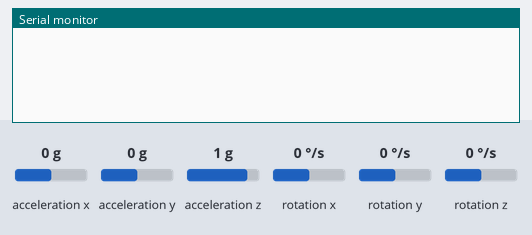
A sketch run on a simulated Arduino Uno, built with avr-gcc and run on an emulated ATmega328P. Parts: the last lines printed to the serial monitor. The inputs (shaded band) are chosen by the test bench; at power-on: acceleration x 0 g, acceleration y 0 g, acceleration z 1 g, rotation x 0 °/s, rotation y 0 °/s, rotation z 0 °/s.

Above: at 1.3 s.
1.4 s: acceleration x set to -1.4 g
At 1.8 s:
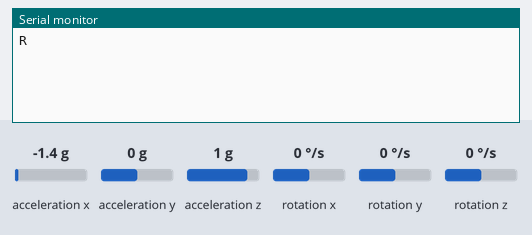
3.5 s: acceleration x set to 0.8 g
At 4.1 s:
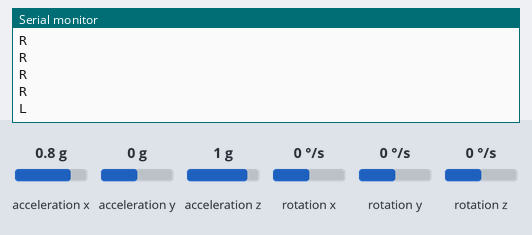

The sketch:

MPU6050.ino
```cpp
#include <MPU6050.h>

MPU6050 mpu;
Vector normAccel;
float xOrigin = 0;
float yOrigin = 0;

float high_thresh = 6;
float low_thresh = -6;

void setup() {

  Serial.begin(9600);

  while (!mpu.begin(MPU6050_SCALE_2000DPS, MPU6050_RANGE_2G))
  {
    delay(100);
  }
  normAccel = mpu.readNormalizeAccel();
  xOrigin = normAccel.XAxis;
  yOrigin = normAccel.YAxis;
  delay(100);
}

void loop() {

  normAccel = mpu.readNormalizeAccel();
  delay(50);

  if((normAccel.XAxis - xOrigin) > high_thresh) {

    Serial.println("L");
    delay(500);
  }

  else if((normAccel.XAxis - xOrigin) < low_thresh) {

    Serial.println("R");
    delay(500);
  }

  else if((normAccel.YAxis - yOrigin) < low_thresh) {

    Serial.println("U");
    delay(500);
  }

  else if((normAccel.YAxis - yOrigin) > high_thresh) {

    Serial.println("D");
    delay(500);
  }
}
```

Measured:
- after the input at 1.4 s, the serial monitor: prints a new line after 0.05 s (image 1)
- after the input at 3.5 s, the serial monitor: prints a new line after 0.16 s (image 2)
